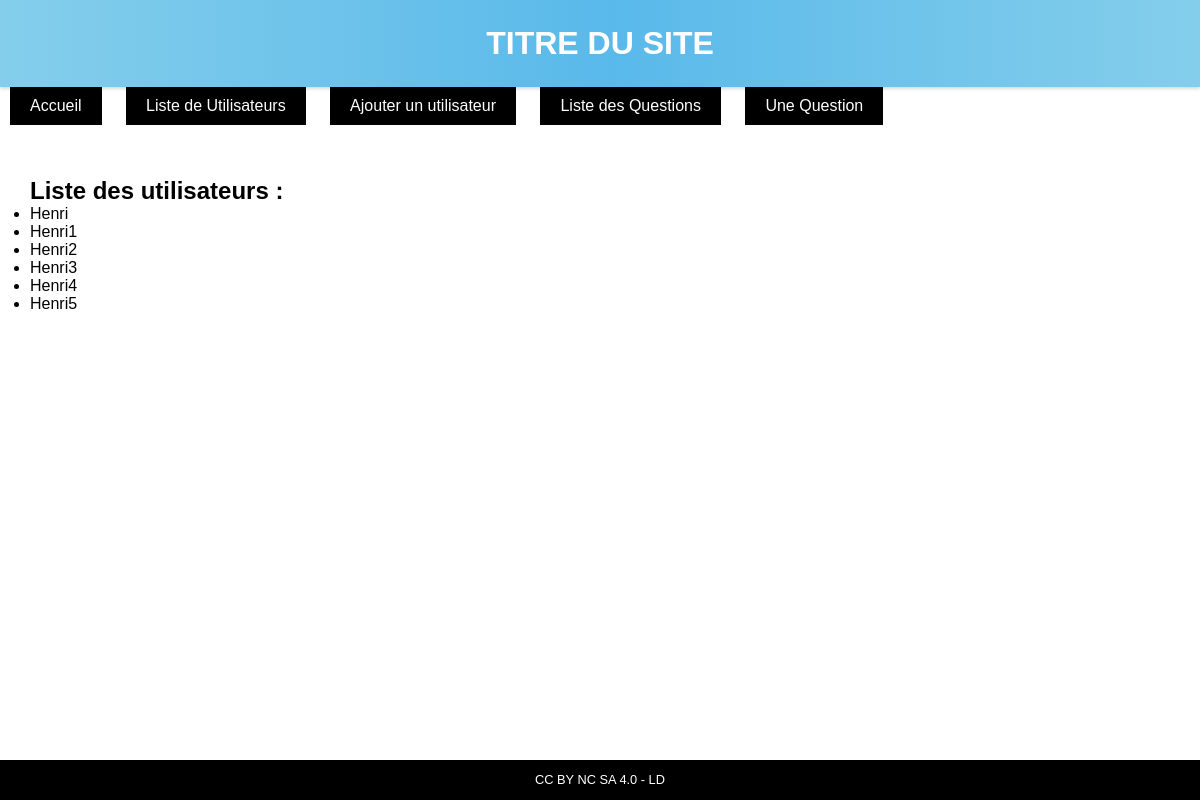
The app's page /WEB/archi-router-explicit-light/index.php?route=utilisators, older data.
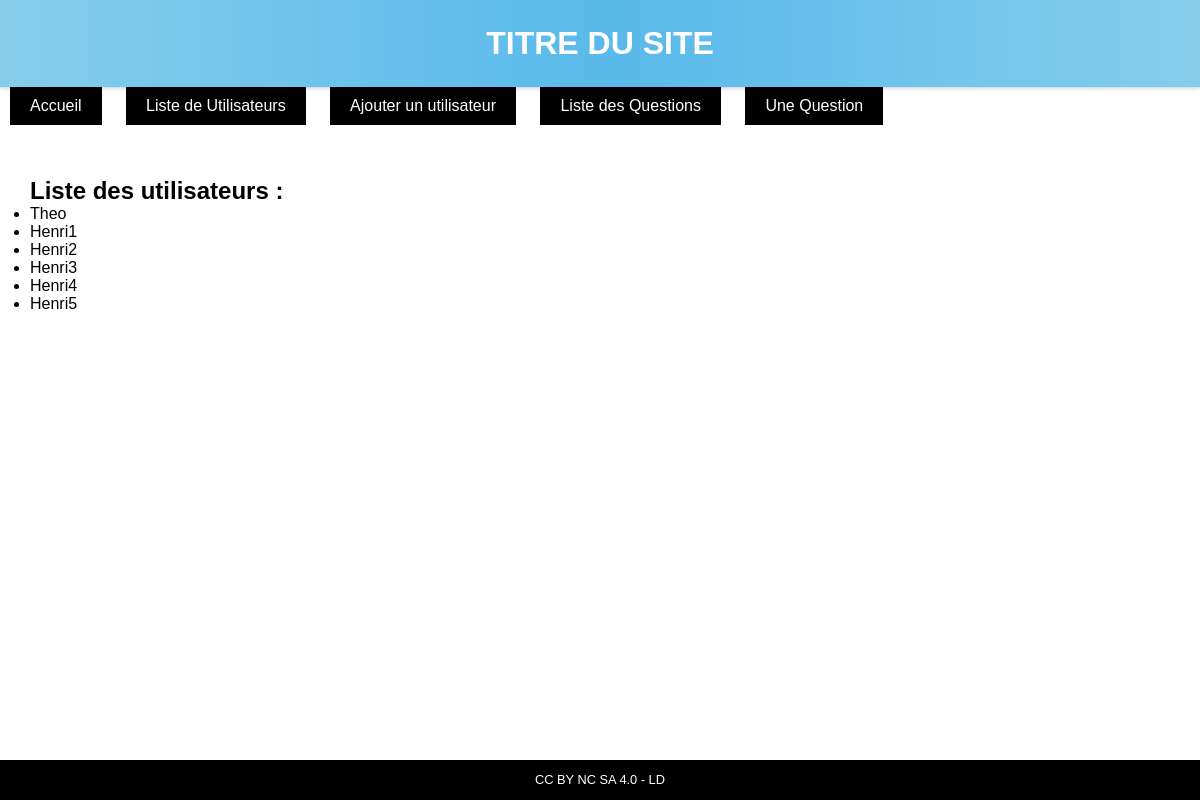
The same page, newer data.
### tables this page shows
CREATE TABLE utilisator (
    idutilisator      	integer auto_increment,
    lastname    		varchar(50),
    firstname   		varchar(50),
    email       		varchar(100),
    password    		varchar(100),
    CONSTRAINT PK_USER PRIMARY KEY  (idutilisator)
);

### WEB/archi-router-explicit-light/controller/UtilisatorController.php (called while the page is built, shortened)
<?php
class UtilisatorController {
	public function displayAllUtilisator() {
		$data = Utilisator::all();
		include_once "view/parts/header.php";
		include_once "view/utilisator/displayAllUtilisator.php";
		include_once "view/parts/footer.php";
	}
}

### WEB/archi-router-explicit-light/routes.php (called while the page is built, shortened)
<?php
$app = new App();
$app->route("connexion", "ConnexionController", "connexion");
$app->route("createAccount", "ConnexionController", "createAccount");
$app->route("utilisators", "UtilisatorController", "displayAllUtilisator");

### WEB/archi-router-explicit-light/index.php (called while the page is built, shortened)
<?php
include_once "config.php";
include_once "routes.php";

### WEB/archi-router-explicit-light/model/Model.php (called while the page is built, shortened)
<?php
class Model {
	public static function all() {
		$class = get_called_class();
		$table =  strtolower($class);
		$st = db()->prepare("select * from $table");
		$st->execute();
		$list = array();
		while($row = $st->fetch(PDO::FETCH_ASSOC)) {
			$h = new $class();
			foreach($row as $field=>$value)
				$h->$field = $value;
			$list[] = $h;
		}
		return $list;
	}
}

### WEB/archi-router-explicit-light/config.php (called while the page is built, shortened)
<?php
try
{
	$db = new PDO("mysql:host=tp-epua:3308;dbname=lebonmat;","lebonmat","yxr5ryhf");
}
catch (Exception $e)
{
        die('Erreur : ' . $e->getMessage());
}
function db() { global $db; return $db; }

### WEB/archi-router-explicit-light/view/utilisator/displayAllUtilisator.php (the view)
<h1>Liste des utilisateurs : </h1>
<ul>
<?php
    foreach($data as $utilisator) {
        echo "<li>". $utilisator->firstname ."</li>";
    }
?>
</ul>

### WEB/archi-router-explicit-light/controller/App.php (shortened to what this page needs)
<?php
class App {
	public function route($route, $controller, $action) {
		if ($_GET["route"] == $route)
			(new $controller())->$action();
	}
}

### WEB/archi-router-explicit-light/view/parts/header.php (shortened to what this page needs)
<!DOCTYPE html>
<html>
<head>
	<link rel="stylesheet" type="text/css" href="css/style.css">
</head>
<body>
	<header>
        <H1>TITRE DU SITE</H1>
    </header>
	<nav>
		<ul>
			<li><a href='?route=home'>Accueil</a></li>
			<li><a href='?route=utilisators'>Liste de Utilisateurs</a></li>
			<li><a href='?route=createAccount'>Ajouter un utilisateur</a></li>
			<li><a href='?route=questions'>Liste des Questions</a></li>
			<li><a href='?route=question&idQuestion=1'>Une Question</a></li>
		</ul>
	</nav>
	<section>

### WEB/archi-router-explicit-light/view/parts/footer.php
	</section>
	<footer>CC BY NC SA 4.0 - LD</footer>
</body>
</html>

### WEB/archi-router-explicit-light/css/style.css (style rules this page uses)
* { margin: 0px; padding: 0px; }
body { display: flex; flex-direction: column; min-height: 100vh; font-family: sans-serif; }
header { background-image: linear-gradient(to right, #84ceeb 0%, #59b9ea 51%, #84ceeb 100%); color: white; padding: 25px; box-shadow: 0 0.1rem 0.2rem rgba(0, 0, 0, 0.15); text-align: center; }
nav { flex: 0 0 60px; }
nav li { list-style-type: none; display: inline-block; margin: 0px 10px; vertical-align: top; }
nav li a:link, nav li a:visited { display: block; padding: 10px 20px; background-color: black; color: white; transition: all 0.5s ease; text-decoration: none; }
section { flex: 1 1 auto; padding: 30px; }
footer { flex: 0 0 40px; line-height: 40px; background-color: black; color: white; text-align: center; font-size: 0.8em; }

Row changes from the older to the newer data that the page shows:
removed utilisator: firstname "Henri"
added utilisator: firstname "Theo"
